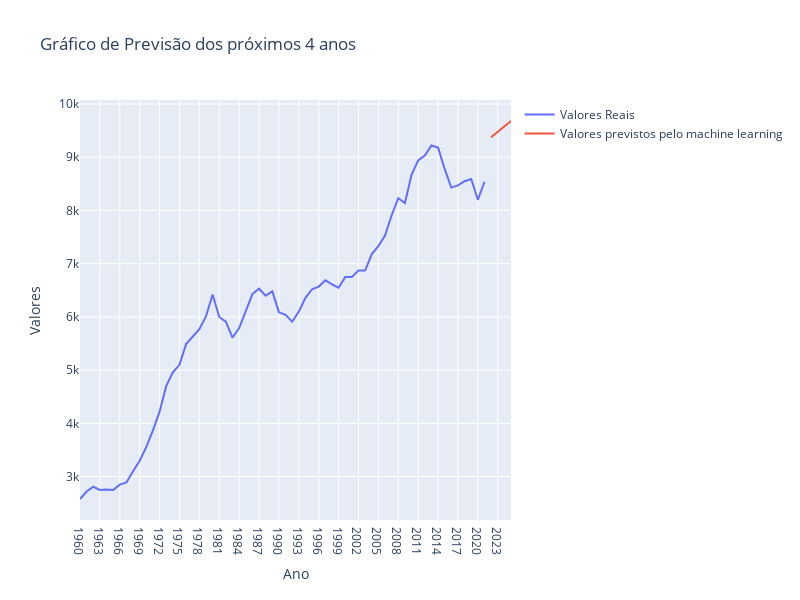

Notebook code for this chart:
### Markdown cell above
# Gráfico de previsão de PIBda Argentina nos próximos 4 anos

### Code cell
grafico_previsao_linha(anos_x=df_gdp_capita_anos.loc[:, '1960':].columns, anos_y=valores_prever.ravel(), 
                 valores_reais=brasil_pib_per_capita, valores_previstos=brasil_model.predict(valores_prever))

### Figure 1 — Plotly figure (JSON) as saved in the notebook; plotly's stock layout.template omitted (floating-point values rounded to 4 significant figures)
{"data": [{"mode": "lines", "name": "Valores Reais", "type": "scatter", "x": ["1960", "1961", "1962", "1963", "1964", "1965", "1966", "1967", "1968", "1969", "1970", "1971", "1972", "1973", "1974", "1975", "1976", "1977", "1978", "1979", "1980", "1981", "1982", "1983", "1984", "1985", "1986", "1987", "1988", "1989", "1990", "1991", "1992", "1993", "1994", "1995", "1996", "1997", "1998", "1999", "2000", "2001", "2002", "2003", "2004", "2005", "2006", "2007", "2008", "2009", "2010", "2011", "2012", "2013", "2014", "2015", "2016", "2017", "2018", "2019", "2020", "2021"], "y": [2580, 2720, 2810, 2750, 2760, 2750, 2850, 2890, 3100, 3300, 3560, 3870, 4220, 4700, 4960, 5100, 5490, 5630, 5770, 6010, 6420, 6000, 5910, 5610, 5790, 6110, 6430, 6530, 6400, 6480, 6090, 6040, 5910, 6100, 6360, 6520, 6570, 6690, 6610, 6550, 6750, 6750, 6870, 6870, 7180, 7330, 7530, 7910, 8230, 8140, 8670, 8940, 9030, 9220, 9180, 8780, 8430, 8470, 8550, 8590, 8200, 8540]}, {"mode": "lines", "name": "Valores previstos pelo machine learning", "type": "scatter", "x": [2022, 2023, 2024, 2025], "y": [9375.0, 9477.0, 9579.0, 9681.0]}], "layout": {"height": 600, "title": {"text": "Gráfico de Previsão dos próximos 4 anos"}, "width": 800, "xaxis": {"title": {"text": "Ano"}}, "yaxis": {"title": {"text": "Valores"}}}}
